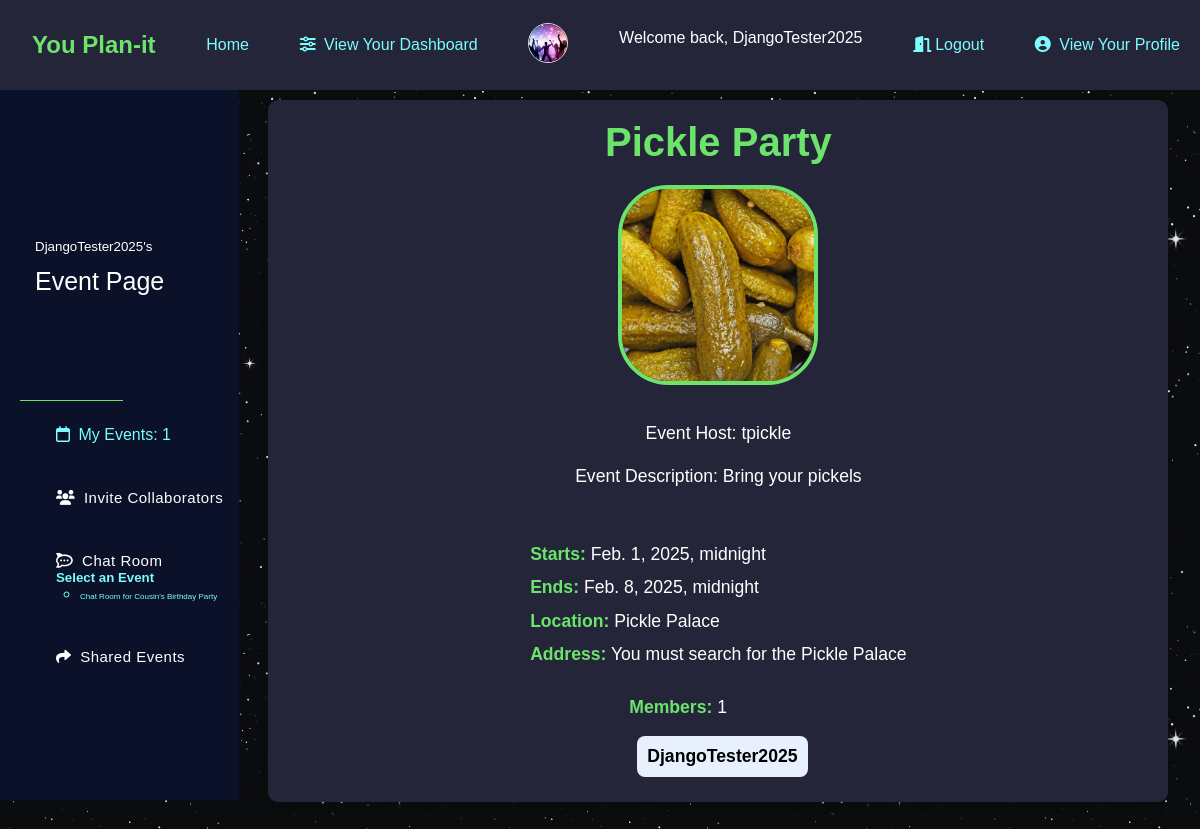
The page /dashboard/tpickle/events/Pickle Party/ (signed in) on the database as committed earlier.
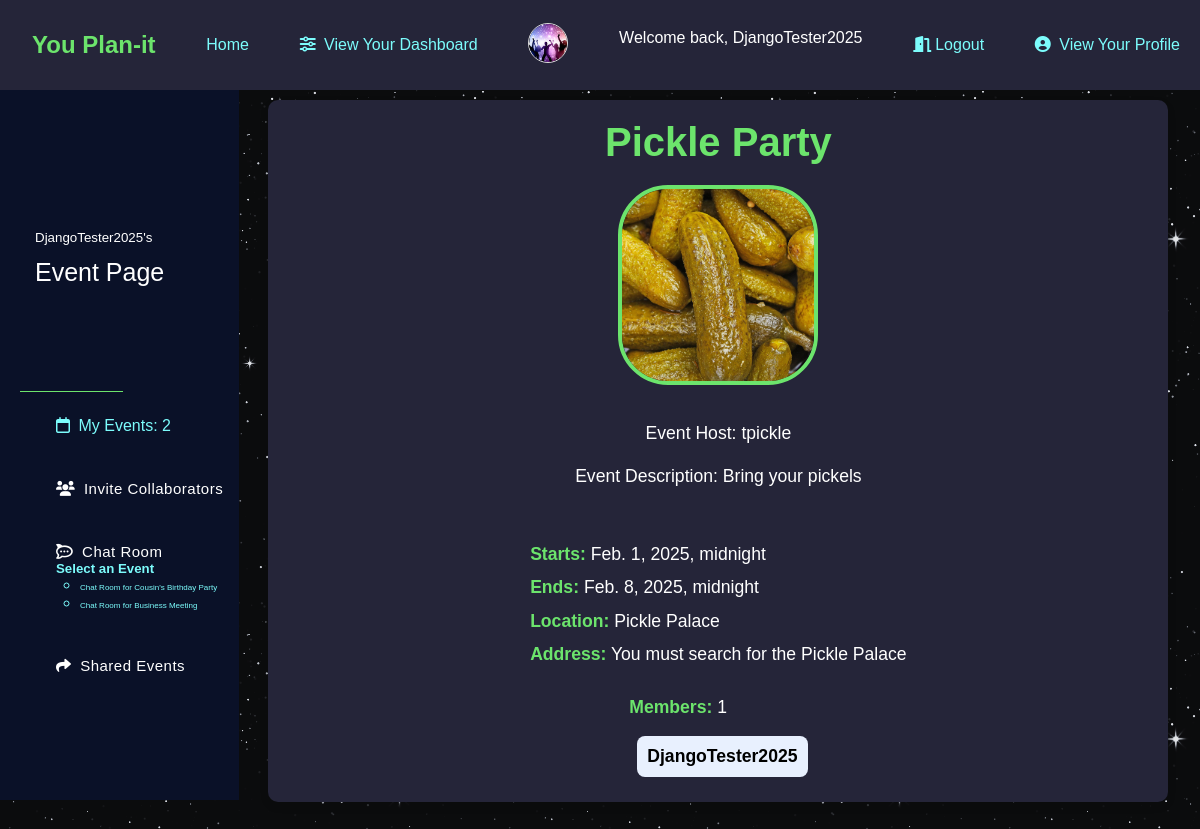
The same page on the database as committed later.
### app/models.py (models this page shows, shortened)
class Events(models.Model):
    name = models.CharField(max_length=200)
    description = models.CharField(max_length=500)
    event_image = models.ImageField(upload_to='event_images', blank=True, null=True)
    user = models.ForeignKey(User, on_delete=models.CASCADE, related_name='events')
    members = models.ManyToManyField(User, related_name='invitedusers')
    invitepending = models.ManyToManyField(User, related_name='pending')
    start_datetime = models.DateTimeField()
    end_datetime = models.DateTimeField()
    event_location = models.CharField(max_length=300, blank=True, null=True)
    address = models.CharField(max_length=500, blank=True, null=True)

### app/views.py (the view)
# urls.py: path("dashboard/<str:username>/events/<str:ename>/", views.EventDetail, name="event_detail"),
def EventDetail(request, username, ename):
    event = get_object_or_404(Events, name=ename, user__username=username)
    members = event.members.all().exclude(username=event.user.username)
    return render(request, 'eventdetails.html', {
        'event': event,
        'myevents': Events.objects.filter(user=request.user),
        'profile': Profile.objects.get(user=request.user),
        'members': members,
        'username': username,
    })

### app/templates/eventdetails.html (shortened to what this page needs)
{% extends 'userdashboard.html' %}
{% block info %}
<div class="event-details">
    <h1>{{ event.name }}</h1>
    <div class="event-image-container">
        {% if event.event_image %}
            <img class="image-downsize" src="{{ event.event_image.url }}" alt="Event Image" />
        {% else %}
            <img class="default-image" src="{{ '/media/profile_pics/default.jpg' }}" alt="Default Event Image" />
        {% endif %}
    </div>
    <p>Event Host: {{event.user.username}}</p>
    <p>Event Description: {{ event.description }}</p>
    <div class="event-info">
        <p><strong>Starts:</strong> {{ event.start_datetime }}</p>
        <p><strong>Ends:</strong> {{ event.end_datetime }}</p>
        <p><strong>Location:</strong> {{ event.event_location }}</p>
        <p><strong>Address:</strong> {{ event.address }}</p>
    </div>
    <div class="members-list">
        <p><strong>Members:</strong> {{ members.count }}</p>
        <ul>
            {% if members.count != 0 %}
                {% for i in members %}
                    <li>
                        <span>{{ i.username }}</span>
                    </li>
                {% endfor %}
            {% else %}
                <p>You haven't added any members to this event.</p>
            {% endif %}
        </ul>
    </div>
</div>
{% endblock %}

### app/templates/userdashboard.html (shortened to what this page needs)
{% extends 'base.html' %}
{% block content %}
<html class="user-dashboard">
    {% block sidebar %}
    <main class="main-wrap">
        <header class="main-head">
            <div class="main-nav">
                <nav class="navbar">
                    <div class="navbar-nav">
                        <div class="title">
                            <h3>
                                <span class="title-text"><span class="dashboard-username">{{ user.username }}'s</span><br>Event Page</span>
                            </h3>
                        </div>
                        <ul class="nav-list">
                            <li class="nav-list-item">
                                <a href="{% url 'event_page' username=user.username %}">
                                    <i class="fa-regular fa-calendar"></i>
                                    <span class="link-text">My Events: {{ myevents.count }}</span>
                                </a>
                            </li>
                            <li class="nav-list-item">
                                <a href="{% url 'invites' username=user.username %}" class="nav-link">
                                    <i class="fa-solid fa-users"></i>
                                    <span class="link-text">Invite Collaborators</span>
                                </a>
                            </li>
                            <li class="nav-list-item">
                                <a href="#" class="nav-link" data-toggle="dropdown">
                                    <i class="fa-brands fa-rocketchat"></i>
                                    <span class="link-text">Chat Room</span>
                                </a>
                                <div class="dropdown-menu">
                                    {% if myevents or shared_events %}
                                        <h5>Select an Event</h5>
                                        <ul>
                                            {% for event in myevents %}
                                                <li>
                                                    <a href="{% url 'chats' username=user.username event_id=event.id %}" class="event-chat-room-text">
                                                        Chat Room for {{ event.name }}
                                                    </a>
                                                </li>
                                            {% endfor %}
                                        </ul>
                                    {% else %}
                                        <p class="no-current-events">You have no events to chat about.</p>
                                    {% endif %}
                                </div>
                            </li>
                            <li class="nav-list-item">
                                <a href="{% url 'shared_events' username=user.username %}" class="nav-link">
                                    <i class="fa-solid fa-share"></i>
                                    <span class="link-text">Shared Events</span>
                                </a>
                            </li>
                        </ul>
                    </div>
                </nav>
            </div>
        </header>
    </main>
    {% endblock %}
    <section class="showcase">
        {% block info %}{% endblock %}
    </section>
{% endblock %}

### app/templates/base.html (shortened to what this page needs)
<!DOCTYPE html>
{% load static %}
<html lang="en">
  <head>
    <link rel="stylesheet" href="{% static "styling.css" %}"/>
    <link
      href="https://cdnjs.cloudflare.com/ajax/libs/font-awesome/6.0.0-beta3/css/all.min.css"
      rel="stylesheet"
    />
  </head>
  <body>
    <nav style="z-index:99;">
        <h1 class="color-header">&ensp;You Plan-it</h1>
      <a href="{% url 'home' %}">Home</a>
      {% if request.user.is_authenticated %}
      <span>
        <a href="{% url 'user_dashboard' username=request.user.username %}">
          <i class="fa-solid fa-sliders"></i> View Your Dashboard
        </a>
      </span>
      <div class="profile-image-container">
        <img src="{% if profile.image %}{{ profile.image.url }}{% else %}/media/profile_pics/default.jpg{% endif %}"
             alt="?"
             class="profile-image-base">
      </div>
      <p class="welcome-message">Welcome back, {{request.user.username}}</p>
      <a href="{% url 'logout' %}"><i class="fa-solid fa-door-open"></i>Logout</a>
      <span>
        <a href="{% url 'profile' username=request.user.username %}">
          <i class="fa-solid fa-user-circle"></i> View Your Profile
        </a>
      </span>
    {% else %}
      <p class="welcome-message" style="color: white; text-decoration: none;">You are not logged in</p>
      <span><a href="{% url 'login' %}"><i class="fa-solid fa-door-open"></i>Sign In</a></span>
    {% endif %}
    </nav>
    <div class="container-style" style="margin: 1vh;">
      {% block content %}{% endblock %}
    </div>
  </body>
</html>

Rows that differ between the two databases and show on the page:
added Events: name "Business Meeting"
Other text that changed with them:
{{ myevents.count }}: "1" → "2"
